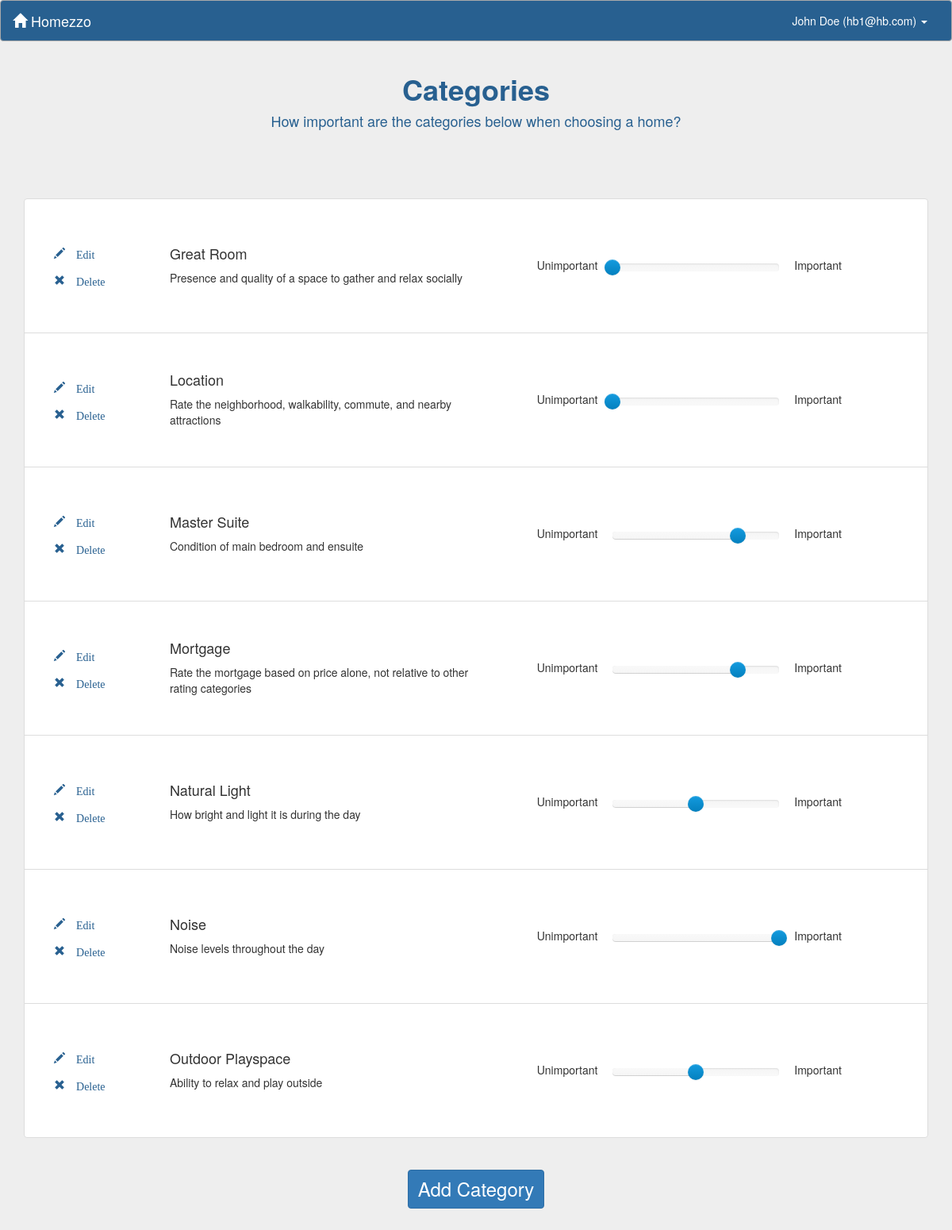
The app's page /categories/ (signed in) with its own data.
### RealEstate/apps/core/models.py (models this page shows, shortened)
class User(AbstractBaseUser, PermissionsMixin):
    _EMAIL_CONFIRMATION_MESSAGE = u"""
        Hello {name},

        Thank you for registering for {app_name}!
        Please login and then click the link below to complete registration:
            {email_confirmation_link}

    """
    email = models.EmailField(
        unique=True,
        verbose_name="Email Address",
        error_messages={
            'unique': ("A user with this email already "
                       "exists.")
        })
    first_name = models.CharField(max_length=30, verbose_name="First Name")
    last_name = models.CharField(max_length=30, verbose_name="Last Name")
    phone = models.CharField(max_length=20, blank=True,
                             validators=[
                                 RegexValidator(
                                     regex="^[0-9-()+]{10,20}$",
                                     message=("Please enter a valid phone "
                                              "number."),
                                     code='phone_format'
                                 )
                             ],
                             verbose_name="Phone Number")
    is_staff = models.BooleanField(
        default=False,
        help_text=("Designates whether the user can log into this admin "
                   "site."),
        verbose_name="Staff Status")
    is_active = models.BooleanField(
        default=True,
        help_text=("Designates whether this user should be treated as "
                   "active. Unselect this instead of deleting accounts."),
        verbose_name="Active")
    email_confirmed = models.BooleanField(
        default=False,
        help_text=("Designates if this user has confirmed their email "
                   "address or not."),
        verbose_name="Email Confirmed")
    email_confirmation_token = models.CharField(
        max_length=64,
        default=_generate_email_confirmation_token,
        editable=False,
        unique=True,
        verbose_name="Email Confirmation Token")
    objects = UserManager()
    USERNAME_FIELD = 'email'
    REQUIRED_FIELDS = ['first_name', 'last_name']
    _ALL_TYPES_ALLOWED = set(['Homebuyer', 'Realtor'])
    _HOMEBUYER_ONLY = set(['Homebuyer'])
    _REALTOR_ONLY = set(['Realtor'])
    class Meta:
        verbose_name = "User"
        verbose_name_plural = "Users"
    def get_full_name(self):
        return u"{first} {last}".format(first=self.first_name,
                                        last=self.last_name).strip()
    @property
    def role_object(self):
        has_homebuyer = hasattr(self, 'homebuyer')
        has_realtor = hasattr(self, 'realtor')
        if has_homebuyer:
            if has_realtor:
                raise IntegrityError("User {user} is registered as both a "
                                     "Homebuyer and a Realtor, which is not "
                                     "valid.".format(user=unicode(self)))
            return self.homebuyer
        elif has_realtor:
            return self.realtor
        return None

class BaseModel(models.Model):
    class Meta:
        abstract = True

class Category(BaseModel):
    _SUMMARY_MIN_LENGTH = 1
    summary = models.CharField(max_length=128, verbose_name="Category Name")
    description = models.TextField(blank=True, verbose_name="Description")
    couple = models.ForeignKey('core.Couple', verbose_name="Couple")
    class Meta:
        ordering = ['summary']
        unique_together = (('summary', 'couple'),)
        verbose_name = "Category"
        verbose_name_plural = "Categories"

### RealEstate/apps/core/views.py (the view, shortened to what this page needs)
# urls.py: url(r'^categories/$', CoreViews.CategoryView.as_view(), name='categories'),
class CategoryView(BaseView):
    _USER_TYPES_ALLOWED = User._HOMEBUYER_ONLY
    template_name = 'core/categories.html'
    def _permission_check(self, request, role, *args, **kwargs):
        return True
    def _weight_context(self):
        weight_field = CategoryWeight._meta.get_field('weight')
        weight_choices = dict(weight_field.choices)
        min_weight = min(weight for weight in weight_choices)
        max_weight = max(weight for weight in weight_choices)
        min_choice = weight_choices[min_weight]
        max_choice = weight_choices[max_weight]
        return {
            'min_weight': min_weight,
            'max_weight': max_weight,
            'min_choice': min_choice,
            'max_choice': max_choice,
            'default_weight': weight_field.default,
            'js_weight': json.dumps(weight_choices),
        }
    def get(self, request, *args, **kwargs):
        homebuyer = request.user.role_object
        couple = homebuyer.couple
        categories = Category.objects.filter(couple=couple)
        weights = CategoryWeight.objects.filter(homebuyer=homebuyer)
        weighted = []
        for category in categories:
            missing = True
            for weight in weights:
                if weight.category.id is category.id:
                    weighted.append((category, weight.weight))
                    missing = False
                    break
            if missing:
                weighted.append((category, None))
        choices = []
        for key, value in models._CATEGORIES.items():
            choices.append((key, value["summary"]))
        context = {
            'weights': weighted,
            'form': AddCategoryForm(),
            'editForm': EditCategoryForm()
        }
        context.update(self._weight_context())
        return render(request, self.template_name, context)

### RealEstate/apps/core/context_processors.py (called while the page is built)
def app_name(request):
    return {'app_name': settings.APP_NAME}

def async_login_form(request):
    context = {}
    if not request.user.is_authenticated():
        context['login_form'] = AuthenticationForm()
    return context

### RealEstate/apps/core/models.py (called while the page is built)
    @property
    def role_type(self):
        return 'Homebuyer'

### RealEstate/apps/core/views.py (called while the page is built)
    @method_decorator(login_required)
    def dispatch(self, request, *args, **kwargs):
        role = request.user.role_object
        if role and role.role_type in self._USER_TYPES_ALLOWED:
            if self._permission_check(request, role, *args, **kwargs):
                return super(BaseView, self).dispatch(request, *args, **kwargs)
        raise PermissionDenied

### RealEstate/apps/core/templates/core/categories.html (shortened to what this page needs)
{% extends "core/base.html" %}
{% load bootstrap3 %}
{% load staticfiles %}
{% block style %}
  <link rel="stylesheet" type="text/css" href="{% static 'slide.min.css' %}" />
{% endblock %}
{% block header %}
  <div id="heading" class="header">
    <h1><strong>Categories</strong></h1>
    <h4>How important are the categories below when choosing a home?</h4>
  </div>
{% endblock header %}
{% block body %}
  <ul class="list-group">
    {% for category, weight in weights %}
      <li class="list-group-item" id="li_{{category.id}}">
        <div id="row_{{category.id}}" class="row category_row">
          <div class="col-lg-1 vcenter " style="min-width:150px">
              <div style="padding: 20px 0; min-width: 150px ">
            <span data-toggle="modal" title="Edit this category" data-target="#edit-modal" id='edit_{{category.id}}' class='text-nowrap glyphicon glyphicon-pencil icon-leftpad edit'> Edit</span>
            <span data-toggle="modal" title="Delete this category" data-target="#confirmDelete" id='delete_{{category.id}}' class=' text-nowrap glyphicon glyphicon-remove icon-leftpad delete'> Delete</span>
            </div>
          </div>
          <div class="col-sm-4 vcenter summary-col">
            <h4 id='update_{{category.id}}'>{{category.summary}}</h4>
            {% if category.description %}
              <p>{{ category.description }}</p>
            {% endif %}
          </div>
          <div class="col-sm-5 vcenter rating rating-col">
            <div class="inner-rating text-nowrap" id="icon-wrap" style="padding: 30px 0;">
                <span class="help-text" id="helptext-L">{{min_choice}}</span>
                <span class="help-text" id="helptext-R">{{max_choice}}</span>
            </div>
          </div>
        </div>
      </li>
    {% endfor %}
  </ul>
  <center>
      <button id="addCategoryBtn" type="button" style="margin-bottom:20px;" class="btn btn-primary" data-toggle="modal" data-target="#addCategory">Add Category</button>
  </center>
{% endblock %}

### RealEstate/apps/core/templates/core/base.html (shortened to what this page needs)
{% load bootstrap3 %}
{% load staticfiles %}
<!DOCTYPE html>
<html>
  <head>
    {% bootstrap_css %}
    <link rel="stylesheet" type="text/css" href="{% static 'style.css' %}" />
    <link rel="stylesheet" type="text/css" href="{% static 'login.css' %}"  />
    {% block style %}
    {% endblock %}
  </head>
  <body>
    {% with authenticated=user.is_authenticated %}
      {% block main %}
        <div id="main-content">
          <nav class="bs-blue-background navbar navbar-default">
            <div class="container-fluid">
              <div class="navbar-header">
                <a class="navbar-brand" href="{% url 'signup' %}">
                  <span class="glyphicon glyphicon-home" aria-hidden="true"></span>
                  {{ app_name }}
                </a>
              </div>
              <div class="collapse navbar-collapse" id="bs-example-navbar-collapse-1">
                <ul class="nav navbar-nav navbar-right">
                  {% if authenticated %}
                    <li class="dropdown">
                      <a href="#" class="dropdown-toggle" data-toggle="dropdown"
                         role="button" aria-haspopup="true" aria-expanded="false">
                         {{ user.get_full_name|default:"User"}} ({{user.email}})
                         <span class="caret"></span>
                      </a>
                    </li>
                  {% else %}
                    <li><a class="login-color" href="#" data-toggle="modal" data-target="#modal-login"> Log In</a></li>
                  {% endif %}
                </ul>
              </div>
            </div>
          </nav>
          <div class="container" style="margin-bottom:30px;">
            <div class="row">
              {% block header %}
              {% endblock %}
            </div>
            {% block messages %}
              <div class="row">
                <div class="col-sm-2"></div>
                 <div id="messages" class="col-sm-8" style="margin: 8px;text-align:center;">
                 </div>
                 <div class="col-sm-2"></div>
              </div>
            {% endblock %}
            {% block body %}
            {% endblock body %}
          </div>
        </div>
      {% endblock main %}
    {% endwith %}
  </body>
</html>

### RealEstate/apps/core/static/style.css (style rules this page uses)
html, body, #main-content { height: 100%; }
#main-content { overflow-y: auto; overflow-x: hidden; }
#main-content, .modal-content { background-color: #EEE; }
.bs-blue-background { background-color: rgb(40, 96, 144); border-color:#aaa; }
.bs-blue, #main-content .header, .modal-content label, .modal-header, .password-change label { color: rgb(40, 96, 144); }
nav.navbar * { color: white !important; }
.nav a { background-color:transparent !important; }
#main-content .header, .modal-header { text-align:center; }
ul.list-group { padding-top:30px; }
#heading { padding-bottom: 30px; }
.icon-leftpad { padding: 10px 20px 10px 10px; color: rgb(40, 96, 144); cursor: pointer; }
.vcenter { display: inline-block; vertical-align: middle; float: none; margin-left:-3px; }
.rating { display: inline-block; }
.inner-rating { text-align: center; display: block; }
#helptext-L { padding-right: 15px; }
#helptext-R { padding-left: 15px; }
button.btn, a.btn { margin:20px; }
.modal-content button, #main-content button, #main-content .dashboard-buttons a { font-size: x-large; }
.rating-col { min-width: 500px; }
.summary-col { padding-left: 20px; }
.category_row { margin: 20px 0; }

### records on screen
User: get_full_name "John Doe", email "hb1@hb.com"
Category: summary "Great Room", description "Presence and quality of a space to gather and relax socially", min_choice "Unimportant", max_choice "Important"
Category: summary "Location", description "Rate the neighborhood, walkability, commute, and nearby attractions", min_choice "Unimportant", max_choice "Important"
Category: summary "Master Suite", description "Condition of main bedroom and ensuite", min_choice "Unimportant", max_choice "Important"
Category: summary "Mortgage", description "Rate the mortgage based on price alone, not relative to other rating categories", min_choice "Unimportant", max_choice "Important"
Category: summary "Natural Light", description "How bright and light it is during the day", min_choice "Unimportant", max_choice "Important"
Category: summary "Noise", description "Noise levels throughout the day", min_choice "Unimportant", max_choice "Important"
Category: summary "Outdoor Playspace", description "Ability to relax and play outside", min_choice "Unimportant", max_choice "Important"

### other values on screen
{{ app_name }} "Homezzo"
